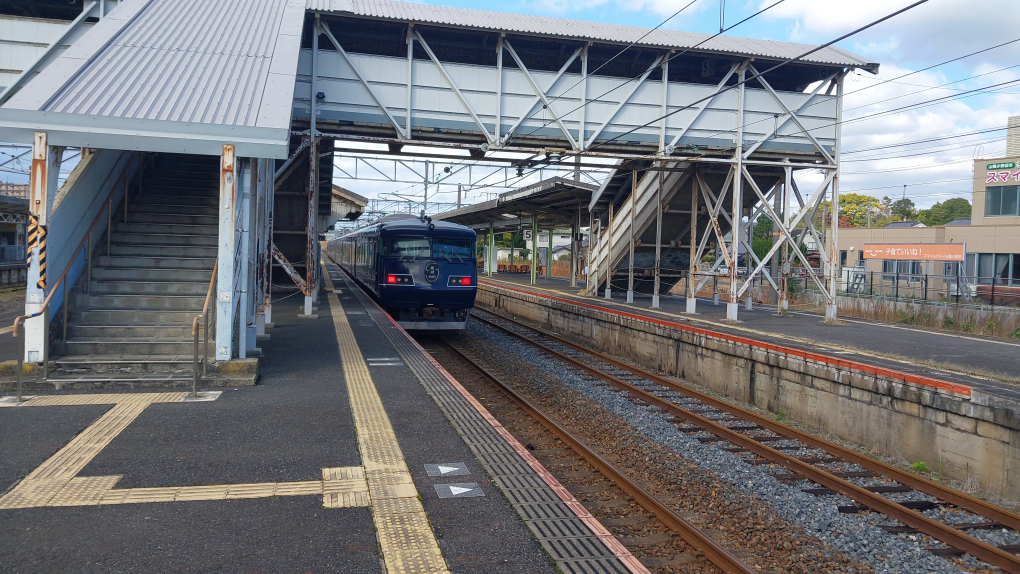
#> input picture differential/20241130_101421.jpg, 4080 x 2296 px, found by its file name (shown at 1/4 size)
$ jupyter execute test-laplacian.ipynb   (shell and % lines are left out)   (older library calls are emulated)
#> lines starting #> are read from the running program, lines starting #| are printed output that depends on the picture; after the words box and inside, x2 and y2 are one past the last pixel; in counts of white or black regions, pixels touching at a corner belong together
# ラプラシアンフィルタ

[cell 1]
import cv2
import matplotlib.pyplot as plt
import numpy as np

# 画像の読み込み
image = cv2.imread("C:\\Users\\morit\\Documents\\Python\\pouch\\pouch\\differential\\20241130_101421.jpg", cv2.IMREAD_GRAYSCALE)
#> image: shape (2296, 4080); min 0, max 255, mean 116.9

[cell 2]
# ガウシアンフィルターを適用してノイズを削除
kernel_size = 5                                                         # カーネルサイズの設定
sigma = 0                                                               # sigmaの設定
blurred = cv2.GaussianBlur(image, (kernel_size, kernel_size), sigma)    # ガウシアンフィルターの適用

# ラプラシアン フィルターを適用
laplacian_8U_k3 = cv2.Laplacian(blurred, cv2.CV_8U, ksize=3)
laplacian_8U_k5 = cv2.Laplacian(blurred, cv2.CV_8U, ksize=5)
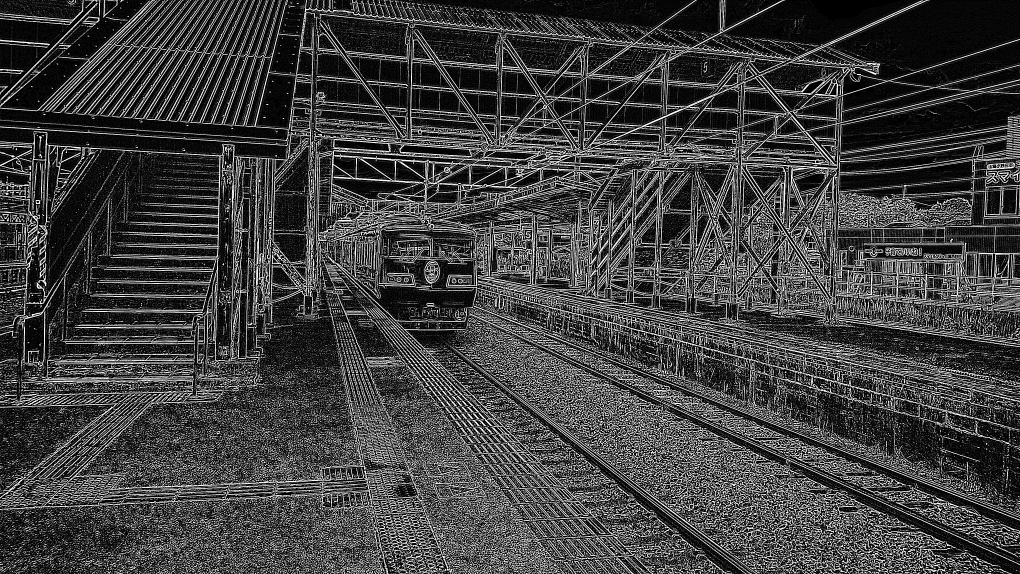
#> laplacian_8U_k5: shape (2296, 4080) (shown at 1/4 size); min 0, max 255, mean 63.8
laplacian_32F_k3 = cv2.Laplacian(blurred, cv2.CV_32F, ksize=3)
laplacian_32F_k5 = cv2.Laplacian(blurred, cv2.CV_32F, ksize=5)
# データ型をcv2.CV_32F(float32)からcv2.CV_8U(uint8)に変換
laplacian_32F_k3 = np.clip(laplacian_32F_k3 * 255, a_min = 0, a_max = 255).astype(np.uint8)
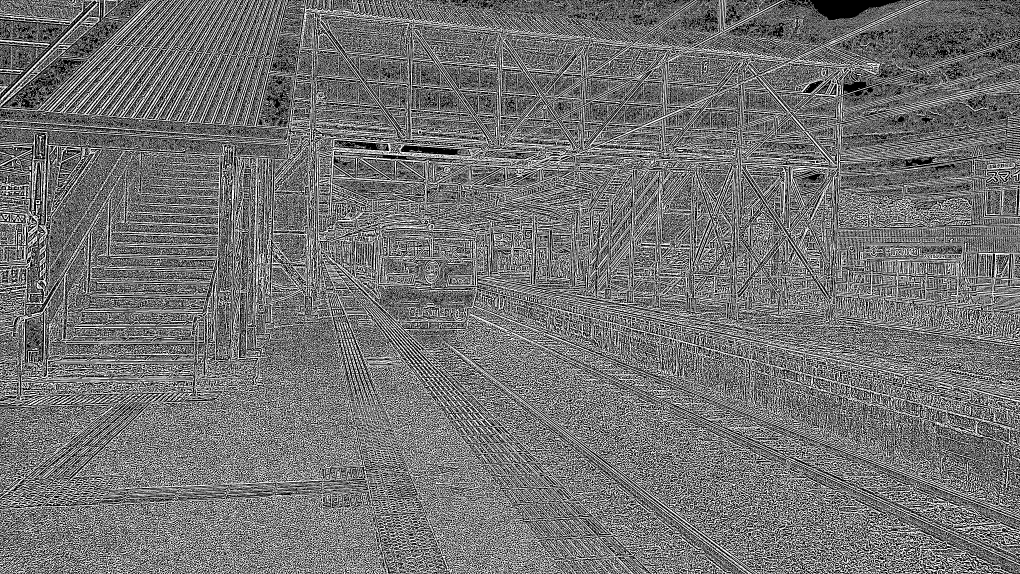
#> laplacian_32F_k3: shape (2296, 4080) (shown at 1/4 size); 44.9% white; 68788 white regions (54430 under 20 px), largest, box (x1, y1, x2, y2) and area: (0, 0, 4080, 2296) 1978667, (0, 994, 786, 2031) 108424, (3342, 535, 4080, 1077) 65667
laplacian_32F_k5 = np.clip(laplacian_32F_k5 * 255, a_min = 0, a_max = 255).astype(np.uint8)
#> laplacian_32F_k5: shape (2296, 4080); 49% white; 21678 white regions (14296 under 20 px), largest, box (x1, y1, x2, y2) and area: (0, 0, 4080, 2296) 2569712, (1909, 1121, 4080, 2063) 282673, (3342, 534, 4080, 1077) 71272

[cell 3]
# 絶対値を取得
laplacian_8U_k3 = cv2.convertScaleAbs(laplacian_8U_k3)
laplacian_8U_k5 = cv2.convertScaleAbs(laplacian_8U_k5)
laplacian_32F_k3 = cv2.convertScaleAbs(laplacian_32F_k3)
laplacian_32F_k5 = cv2.convertScaleAbs(laplacian_32F_k5)

# 画像とエッジ画像を表示
plt.rcParams["figure.figsize"] = [9,9]                                  # ウィンドウサイズを設定
title = "cv2.Laplacian: codevace.com"
plt.figure(title)                                                       # ウィンドウタイトルを設定
plt.subplots_adjust(left=0.05, right=0.95, bottom=0.03, top=0.95)       # 余白を設定
plt.subplot(321)                                                        # 3行2列の1番目の領域にプロットを設定
plt.imshow(image, cmap='gray')                                          # 入力画像をグレースケールで表示
plt.title('Original Image')                                             # 画像タイトル設定
plt.axis("off")                                                         # 軸目盛、軸ラベルを消す
plt.subplot(323)                                                        # 3行2列の3番目の領域にプロットを設定
plt.imshow(laplacian_8U_k3, cmap='gray')                                # ddepth=cv2.CV_8U, ksize=3の結果
plt.title('Laplacian ddepth=cv2.CV_8U, ksize=3')                        # 画像タイトル設定
plt.axis("off")                                                         # 軸目盛、軸ラベルを消す
plt.subplot(324)                                                        # 3行2列の4番目の領域にプロットを設定
plt.imshow(laplacian_8U_k5, cmap='gray')                                # ddepth=cv2.CV_8U, ksize=5の結果
plt.title('Laplacian ddepth=cv2.CV_8U, ksize=5')                        # 画像タイトル設定
plt.axis("off")                                                         # 軸目盛、軸ラベルを消す
plt.subplot(325)                                                        # 3行2列の5番目の領域にプロットを設定
plt.imshow(laplacian_32F_k3, cmap='gray')                               # ddepth=cv2.CV_32F, ksize=3の結果
plt.title('Laplacian ddepth=cv2.CV_32F, ksize=3')                       # 画像タイトル設定
plt.axis("off")                                                         # 軸目盛、軸ラベルを消す
plt.subplot(326)                                                        # 3行2列の6番目の領域にプロットを設定
plt.imshow(laplacian_32F_k5, cmap='gray')                               # ddepth=cv2.CV_32F, ksize=5の結果
plt.title('Laplacian ddepth=cv2.CV_32F, ksize=5')                       # 画像タイトル設定
plt.axis("off")                                                         # 軸目盛、軸ラベルを消す
plt.show()

[cell 4]
# 画像の読み込み
image = cv2.imread("C:\\Users\\morit\\Documents\\Python\\pouch\\pouch\\differential\\20250111_122040.jpg", cv2.IMREAD_GRAYSCALE)
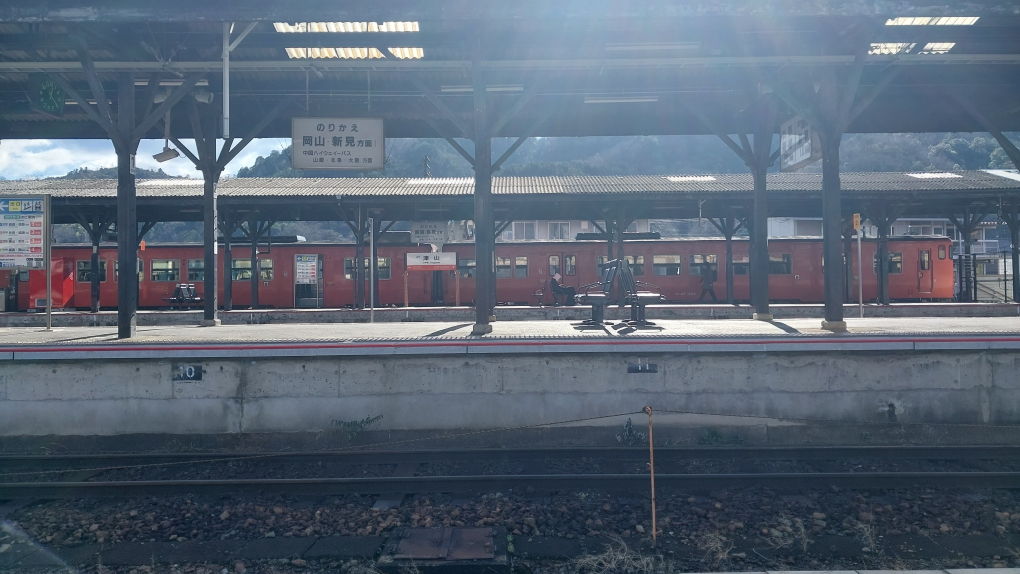
#> input picture differential/20250111_122040.jpg, 4080 x 2296 px, found by its file name (shown at 1/4 size)
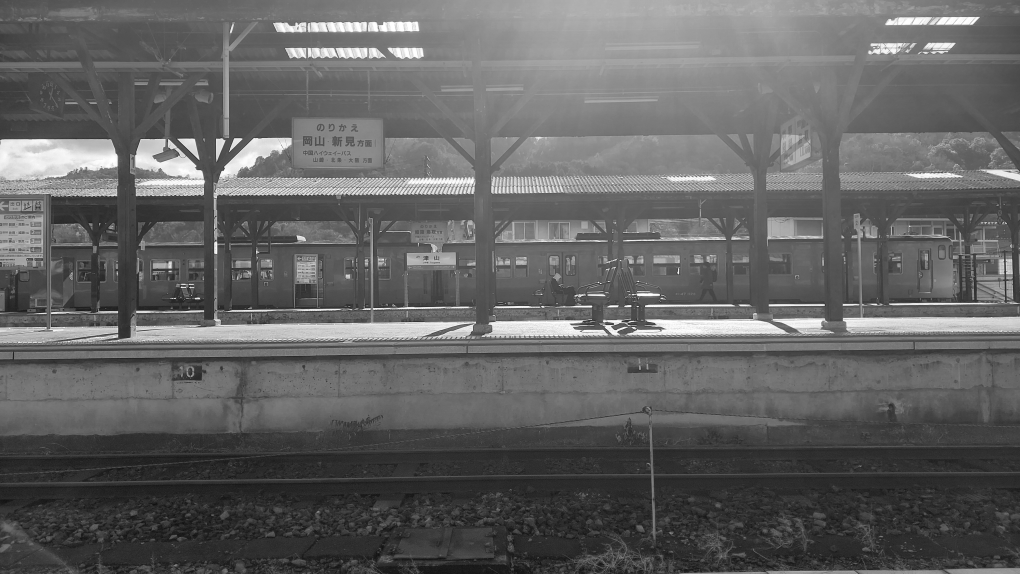
#> image: shape (2296, 4080) (shown at 1/4 size); min 0, max 255, mean 98.9

# ガウシアンフィルターを適用してノイズを削除
kernel_size = 5                                                         # カーネルサイズの設定
sigma = 0                                                               # sigmaの設定
blurred = cv2.GaussianBlur(image, (kernel_size, kernel_size), sigma)    # ガウシアンフィルターの適用

# ラプラシアン フィルターを適用
laplacian_8U_k3 = cv2.Laplacian(blurred, cv2.CV_8U, ksize=3)
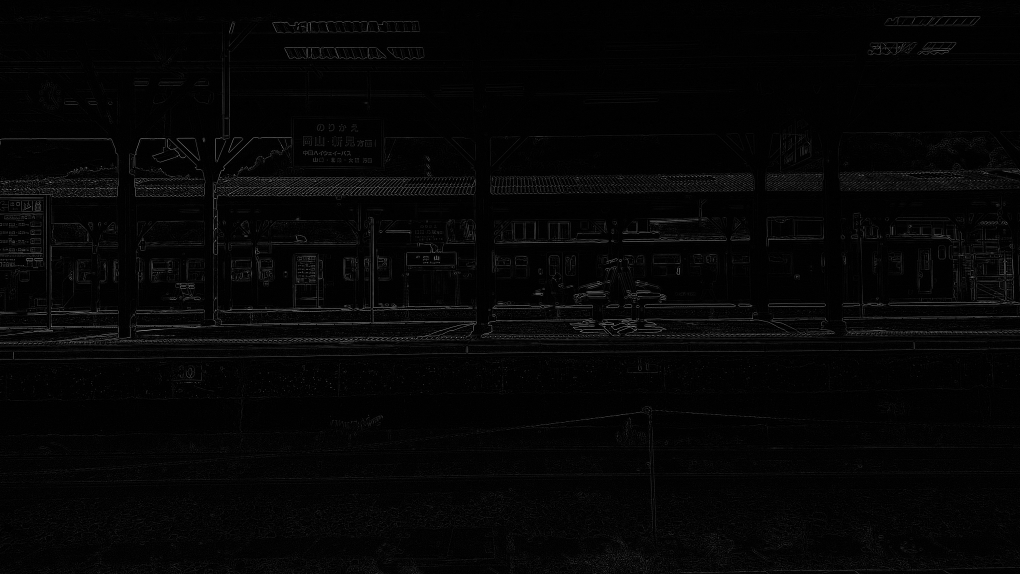
#> laplacian_8U_k3: shape (2296, 4080) (shown at 1/4 size); min 0, max 255, mean 5.1
laplacian_8U_k5 = cv2.Laplacian(blurred, cv2.CV_8U, ksize=5)
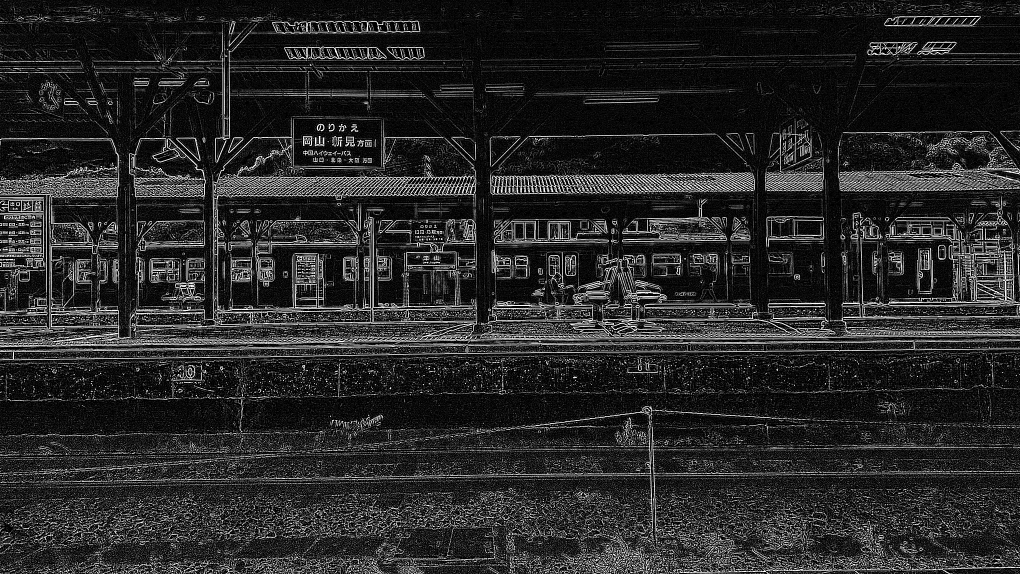
#> laplacian_8U_k5: shape (2296, 4080) (shown at 1/4 size); min 0, max 255, mean 39.5
laplacian_32F_k3 = cv2.Laplacian(blurred, cv2.CV_32F, ksize=3)
laplacian_32F_k5 = cv2.Laplacian(blurred, cv2.CV_32F, ksize=5)
# データ型をcv2.CV_32F(float32)からcv2.CV_8U(uint8)に変換
laplacian_32F_k3 = np.clip(laplacian_32F_k3 * 255, a_min = 0, a_max = 255).astype(np.uint8)
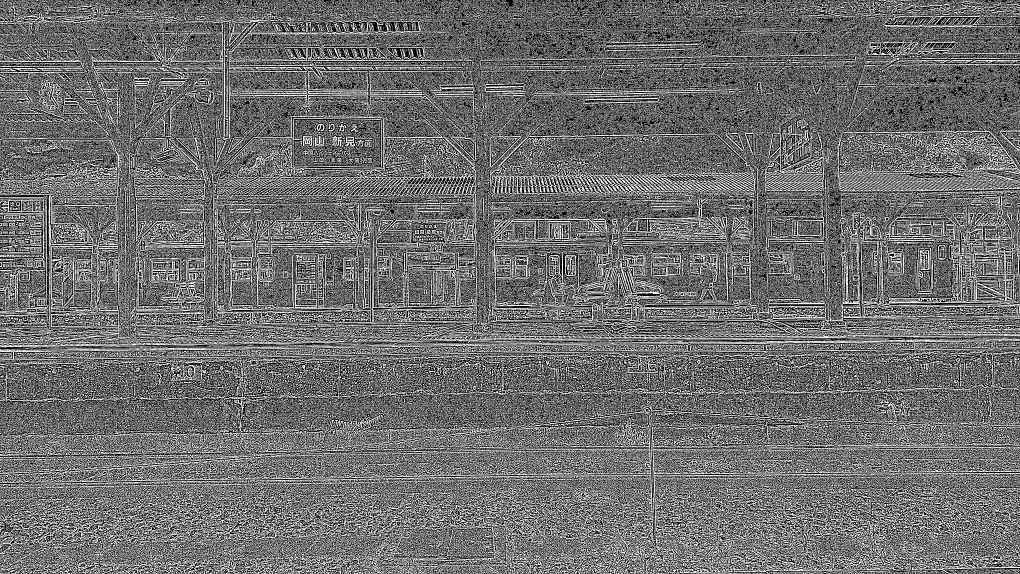
#> laplacian_32F_k3: shape (2296, 4080) (shown at 1/4 size); 43.2% white in thin lines or dots
laplacian_32F_k5 = np.clip(laplacian_32F_k5 * 255, a_min = 0, a_max = 255).astype(np.uint8)
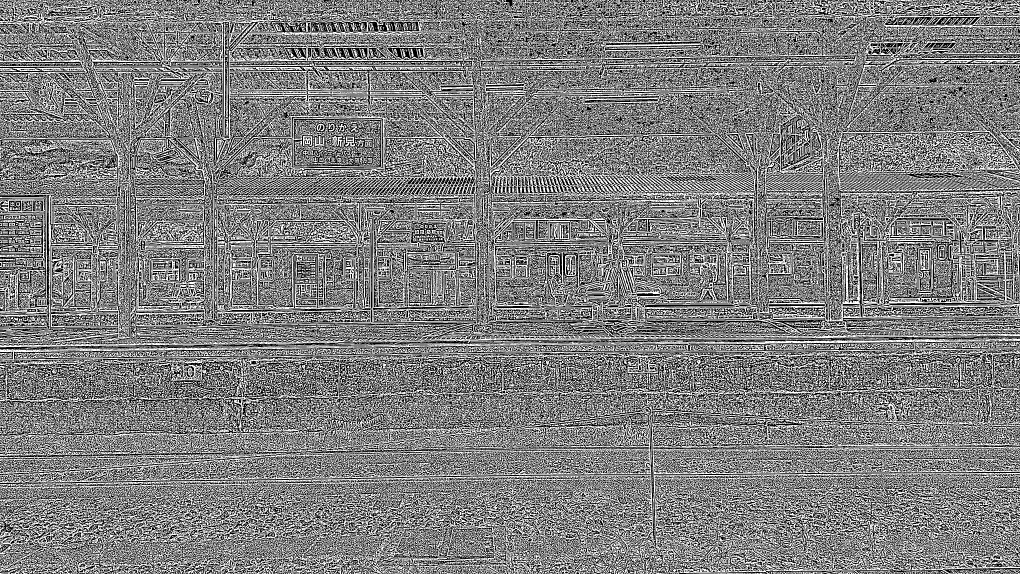
#> laplacian_32F_k5: shape (2296, 4080) (shown at 1/4 size); 49.7% white; 23235 white regions (15441 under 20 px), largest, box (x1, y1, x2, y2) and area: (0, 0, 4080, 1389) 2043643, (0, 1353, 4080, 2296) 1352527, (0, 1481, 958, 1733) 31342

[cell 5]
# 絶対値を取得
laplacian_8U_k3 = cv2.convertScaleAbs(laplacian_8U_k3)
laplacian_8U_k5 = cv2.convertScaleAbs(laplacian_8U_k5)
laplacian_32F_k3 = cv2.convertScaleAbs(laplacian_32F_k3)
laplacian_32F_k5 = cv2.convertScaleAbs(laplacian_32F_k5)

# 画像とエッジ画像を表示
plt.rcParams["figure.figsize"] = [9,9]                                  # ウィンドウサイズを設定
title = "cv2.Laplacian: codevace.com"
plt.figure(title)                                                       # ウィンドウタイトルを設定
plt.subplots_adjust(left=0.05, right=0.95, bottom=0.03, top=0.95)       # 余白を設定
plt.subplot(321)                                                        # 3行2列の1番目の領域にプロットを設定
plt.imshow(image, cmap='gray')                                          # 入力画像をグレースケールで表示
plt.title('Original Image')                                             # 画像タイトル設定
plt.axis("off")                                                         # 軸目盛、軸ラベルを消す
plt.subplot(323)                                                        # 3行2列の3番目の領域にプロットを設定
plt.imshow(laplacian_8U_k3, cmap='gray')                                # ddepth=cv2.CV_8U, ksize=3の結果
plt.title('Laplacian ddepth=cv2.CV_8U, ksize=3')                        # 画像タイトル設定
plt.axis("off")                                                         # 軸目盛、軸ラベルを消す
plt.subplot(324)                                                        # 3行2列の4番目の領域にプロットを設定
plt.imshow(laplacian_8U_k5, cmap='gray')                                # ddepth=cv2.CV_8U, ksize=5の結果
plt.title('Laplacian ddepth=cv2.CV_8U, ksize=5')                        # 画像タイトル設定
plt.axis("off")                                                         # 軸目盛、軸ラベルを消す
plt.subplot(325)                                                        # 3行2列の5番目の領域にプロットを設定
plt.imshow(laplacian_32F_k3, cmap='gray')                               # ddepth=cv2.CV_32F, ksize=3の結果
plt.title('Laplacian ddepth=cv2.CV_32F, ksize=3')                       # 画像タイトル設定
plt.axis("off")                                                         # 軸目盛、軸ラベルを消す
plt.subplot(326)                                                        # 3行2列の6番目の領域にプロットを設定
plt.imshow(laplacian_32F_k5, cmap='gray')                               # ddepth=cv2.CV_32F, ksize=5の結果
plt.title('Laplacian ddepth=cv2.CV_32F, ksize=5')                       # 画像タイトル設定
plt.axis("off")                                                         # 軸目盛、軸ラベルを消す
plt.show()
